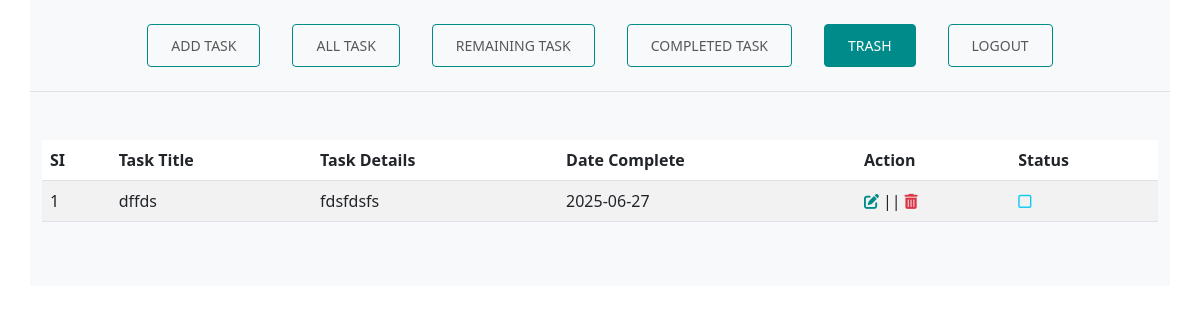
Screenshot of /trash/ (signed in) with the database file from the repository.
### todohome/models.py (models this page shows)
class todomodel(models.Model):
    title           = models.CharField(max_length=255)
    description     = models.TextField(max_length=600)
    datecomplete    = models.CharField(max_length=30)
    status          = models.BooleanField(default=False)
    soft_del        = models.BooleanField(default=False)

### todohome/views.py (the view)
# urls.py: path('trash/', views.trash, name='trash'),
@login_required
def trash(request):
    trash = todomodel.objects.filter(soft_del=1)
    return render(request, 'trash.html', {'trash': trash})

### templates/trash.html (shortened to what this page needs)
{% extends 'base.html' %}
{% block content %}
<div class="container bg-light py-5">
    <div class="row">
        <div class="col-md-12">
            <table class="table table-striped">
                <thead>
                    <tr>
                        <th scope="col">SI</th>
                        <th scope="col">Task Title</th>
                        <th scope="col">Task Details</th>
                        <th scope="col" class="nowrap-cell">Date Complete</th>
                        <th scope="col">Action</th>
                        <th scope="col">Status</th>
                    </tr>
                </thead>
                <tbody>
                    {% for i in trash %}
                    <tr>
                        <td>{{ forloop.counter }}</td>
                        <td>{{ i.title }}</td>
                        <td>{{ i.description }}</td>
                        <td>{{ i.datecomplete }}</td>
                        <td><a title="edit" href="{% url 'editdata' i.id %}" class="me-1 tdbtn color-custom"><i
                                    class="fa fa-edit"></i></a>||<a title="delete" href="{% url 'deletedata' i.id %}"
                                class="tdbtn ms-1 text-danger"><i class="fas fa-trash-alt"></i></a></td>
                        <td><a href="{% url 'statusdata' i.id %}" class="tdbtn text-info">{% if i.status == 1 %}<i
                                    class="fa-solid fa-square-check"></i>{% else %}<i
                                    class="fa-regular fa-square"></i>{% endif %}</a></td>
                    </tr>
                    {% endfor %}
                </tbody>
            </table>
        </div>
    </div>
</div>
{% endblock %}

### static/css/style.css (style rules this page uses)
::placeholder { color: #999 !important; opacity: .2; }
.color-custom { color: darkcyan !important; }
.tdbtn { padding: 0px !important; font-size: 15px !important; display: inline-flex; align-items: center; justify-content: center; text-decoration: none; }
.nowrap-cell { white-space: nowrap; }

### rows the page displays
todomodel: title "dffds", description "fdsfdsfs", datecomplete "2025-06-27", status False (drawn)
